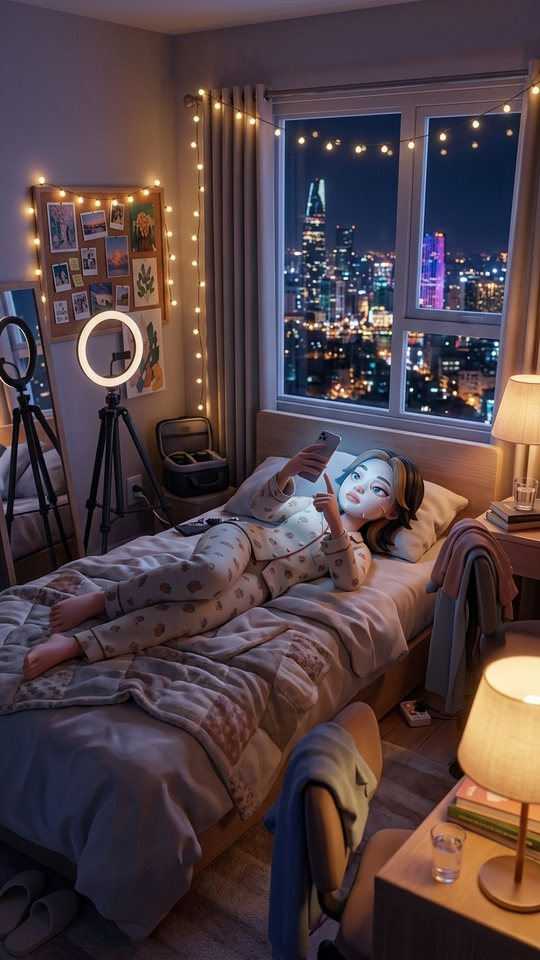
#> input picture projects/snap-saigon-drop/pi_job/board/img/f02.jpg, 540 x 960 px
$ python qc_frames.py ../projects/snap-saigon-drop/pi_job/board/img/f02.jpg
#> lines starting #> are read from the running program, lines starting #| are printed output that depends on the picture
#!/usr/bin/env python3
"""QC harness: contact sheet + metadata + 9:16 safe-zone overlay for Higgsfield outputs.

  python qc_frames.py <url|path> [<url|path> ...] [--out qc_out] [--frames 5,35,65,95]

Needs ffmpeg/ffprobe + Pillow. Images get a safe-zone overlay; videos get frames at given % points.
Prints a metadata table and flags: no audio track, < 4s with expected dialogue, non-9:16, low res.
"""
import os, sys, json, subprocess, urllib.request
from PIL import Image, ImageDraw

def fetch(src, out):
    if src.startswith("http"):
        p = os.path.join(out, os.path.basename(src.split("?")[0]))
        if not os.path.exists(p): urllib.request.urlretrieve(src, p)
        return p
    return src

def probe(p):
    r = subprocess.run(["ffprobe","-v","error","-show_entries","format=duration:stream=codec_type,width,height,r_frame_rate","-of","json",p],capture_output=True,text=True)
    j = json.loads(r.stdout or "{}"); st = j.get("streams", [])
    v = next((s for s in st if s.get("codec_type")=="video"), {})
    return {"dur": float(j.get("format",{}).get("duration",0) or 0), "w": v.get("width"), "h": v.get("height"),
            "fps": v.get("r_frame_rate"), "audio": any(s.get("codec_type")=="audio" for s in st)}

def safe_zone(img):
    """Overlay TikTok/Reels UI danger zones: top 14%, bottom 20%, right 15% button column."""
    im = img.convert("RGBA"); w, h = im.size
    ov = Image.new("RGBA", im.size, (0,0,0,0)); d = ImageDraw.Draw(ov)
    red = (255,0,0,70)
    d.rectangle([0,0,w,int(h*.14)], fill=red); d.rectangle([0,int(h*.80),w,h], fill=red)
    d.rectangle([int(w*.85),int(h*.35),w,int(h*.80)], fill=red)
    return Image.alpha_composite(im, ov).convert("RGB")

def main():
    args = sys.argv[1:]; out = "qc_out"; pts = [5,35,65,95]
    if "--out" in args: i = args.index("--out"); out = args[i+1]; del args[i:i+2]
    if "--frames" in args: i = args.index("--frames"); pts = [int(x) for x in args[i+1].split(",")]; del args[i:i+2]
    os.makedirs(out, exist_ok=True); rows = []
    for src in args:
        p = fetch(src, out); name = os.path.splitext(os.path.basename(p))[0][-12:]
        if p.lower().endswith((".png",".jpg",".jpeg",".webp")):
            im = Image.open(p); m = {"dur":0,"w":im.width,"h":im.height,"fps":"-","audio":False}
#> in main, im is the input picture: PIL image 540x960 RGB; mean R, G, B 81.9, 65, 68.2
            frames = [safe_zone(im)]
#> in safe_zone, `ov = Image.new('RGBA', im.size, (0, 0, 0, 0))`: ov: PIL image 540x960 RGBA; every value is 0
#> in safe_zone, `return Image.alpha_composite(im, ov).convert("RGB")`:
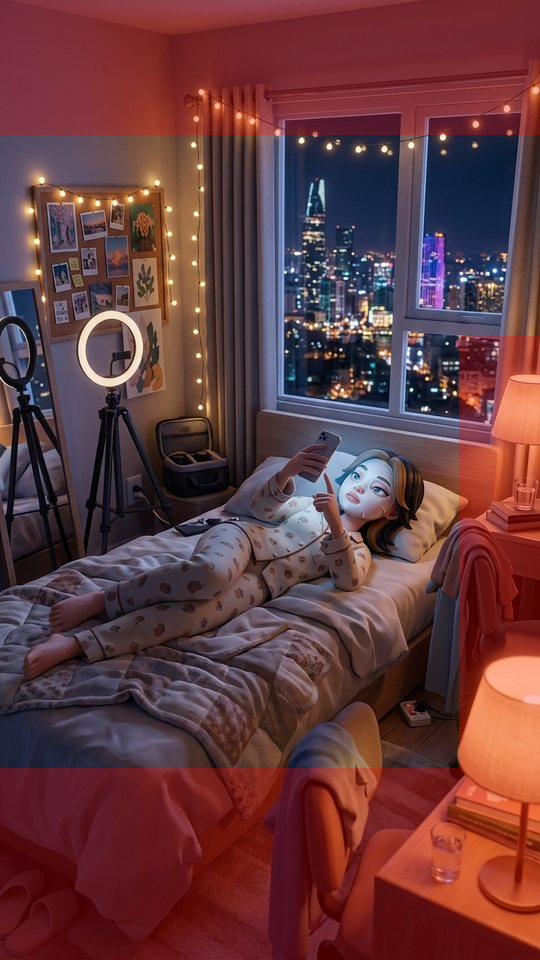
#> returned value: PIL image 540x960 RGB; mean R, G, B 101.3, 58.2, 61.7
        else:
            m = probe(p); frames = []
            for pc in pts:
                f = os.path.join(out, f"{name}_{pc}.jpg")
                subprocess.run(["ffmpeg","-v","error","-y","-ss",str(m["dur"]*pc/100),"-i",p,"-frames:v","1",f])
                if os.path.exists(f): frames.append(safe_zone(Image.open(f)))
        flags = []
        if m["w"] and m["h"] and abs(m["w"]/m["h"] - 9/16) > .02: flags.append("not 9:16")
        if m["w"] and min(m["w"], m["h"]) < 1000: flags.append("low-res (<1000px short edge)")
        if m["dur"] and not m["audio"]: flags.append("NO AUDIO TRACK")
        if m["dur"] and m["dur"] < 4: flags.append("<4s - too short for a spoken line + reaction")
        rows.append((name, m, flags, frames))
    W = 220
    sheet_h = sum(int(W * (r[3][0].height / r[3][0].width)) + 24 for r in rows if r[3])
#> sheet_h = 415
    sheet = Image.new("RGB", (W*max(len(pts),1)+10, max(sheet_h,10)), "white"); y = 0
#> after `sheet = Image.new('RGB', (W * max(len(pts), 1) + 10, max(sheet_h, 10))`: sheet: PIL image 890x415 RGB; every value is 255
    for name, m, flags, frames in rows:
        if not frames: continue
        h = int(W * frames[0].height / frames[0].width)
        ImageDraw.Draw(sheet).text((4, y+4), f"{name}  {m['dur']:.1f}s  {m['w']}x{m['h']}  audio={m['audio']}  {' | '.join(flags)}", fill="black")
        for i, fr in enumerate(frames): sheet.paste(fr.resize((W, h)), (i*W, y+20))
        y += h + 24
#> this loop made 1 pass
#> (name, m, flags, h, y) on pass 1: ('f02', {'dur': 0, 'w': 540, 'h': 960, 'fps': '-', 'audio': False}, ['low-res (<1000px short edge)'], 391, 415)
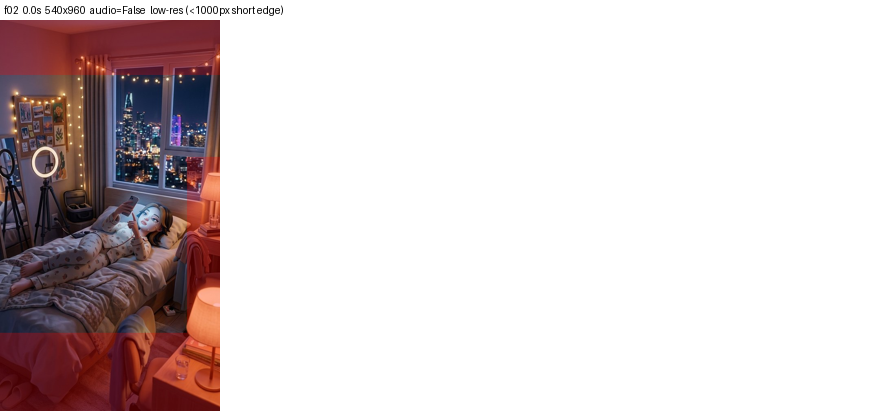
#> sheet: PIL image 890x415 RGB; mean R, G, B 218.8, 208.7, 209.6
#> after the loop, y = 415
    sp = os.path.join(out, "contact_sheet.jpg"); sheet.save(sp, quality=82)
    print(f"{'asset':14} {'dur':>5} {'res':>11} audio  flags")
    for name, m, flags, _ in rows: print(f"{name:14} {m['dur']:5.1f} {str(m['w'])+'x'+str(m['h']):>11} {str(m['audio']):5}  {'; '.join(flags) or 'ok'}")
#> this loop made 1 pass
#> (name, m, flags) on pass 1: ('f02', {'dur': 0, 'w': 540, 'h': 960, 'fps': '-', 'audio': False}, ['low-res (<1000px short edge)'])
#| f02              0.0     540x960 False  low-res (<1000px short edge)
    print("contact sheet ->", sp, "(red = platform UI zones; keep faces/text out)")

if __name__ == "__main__": main()

$ run again, on projects/snap-saigon-drop/pi_job/board/img/f06.jpg
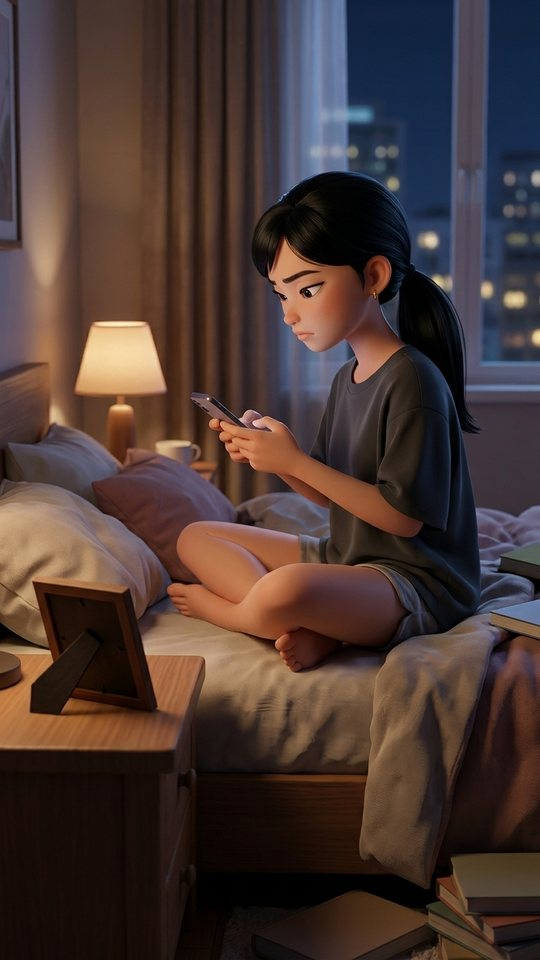
#> input picture projects/snap-saigon-drop/pi_job/board/img/f06.jpg, 540 x 960 px
#> in main, im is the input picture: PIL image 540x960 RGB; mean R, G, B 73.5, 56, 51.9
#> im: PIL image 540x960 RGBA
#> ov: PIL image 540x960 RGBA; every value is 0
#> in safe_zone, `return Image.alpha_composite(im, ov).convert("RGB")`:
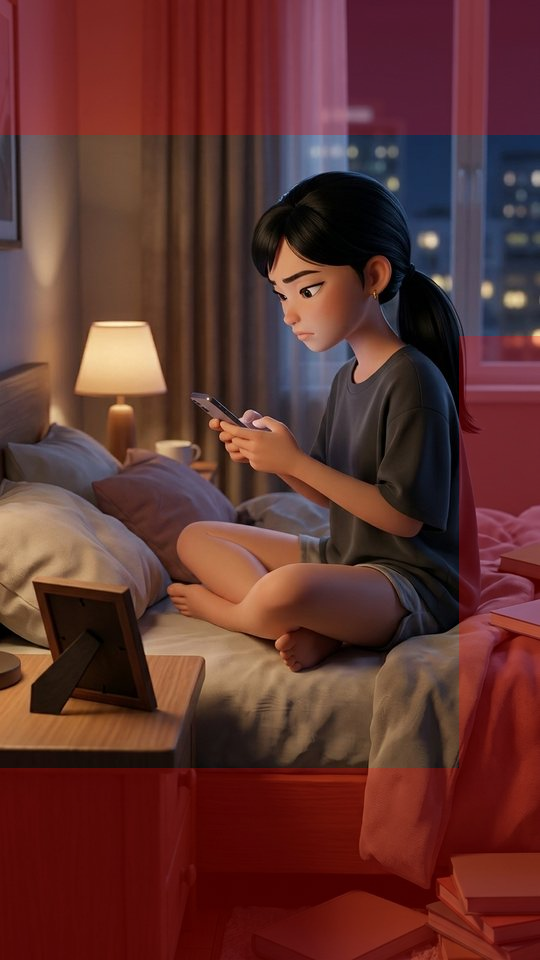
#> returned value: PIL image 540x960 RGB; mean R, G, B 96.6, 51.5, 47.1
#> sheet_h = 415
#> the loop in main, `for name, m, flags, frames in rows:` made 1 pass
#> (name, m, flags, h, y) on pass 1: ('f06', {'dur': 0, 'w': 540, 'h': 960, 'fps': '-', 'audio': False}, ['low-res (<1000px short edge)'], 391, 415)
#> after the loop in main, `for name, m, flags, frames in rows:`:
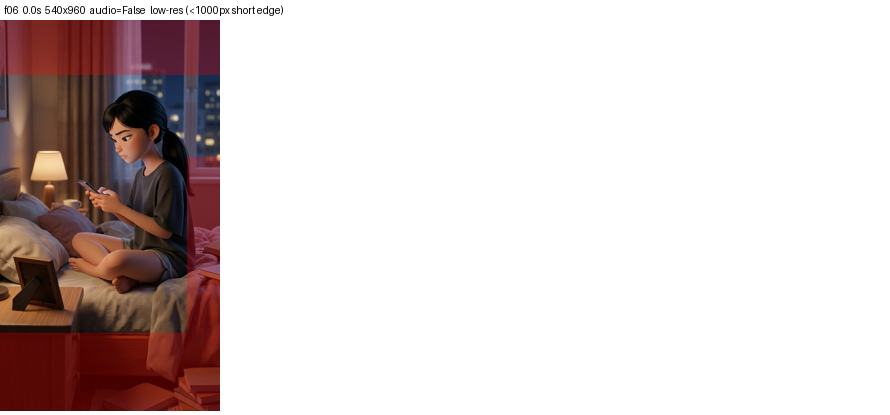
#> sheet: PIL image 890x415 RGB; mean R, G, B 217.7, 207.2, 206.2
#> the loop in main, `for name, m, flags, _ in rows: print(f"{name:14} {m['dur']:5.1f} {str(..` made 1 pass
#> (name, m, flags) on pass 1: ('f06', {'dur': 0, 'w': 540, 'h': 960, 'fps': '-', 'audio': False}, ['low-res (<1000px short edge)'])
#> (printed output is left out)

$ run again, on projects/snap-saigon-drop/pi_job/board/img/f07.jpg
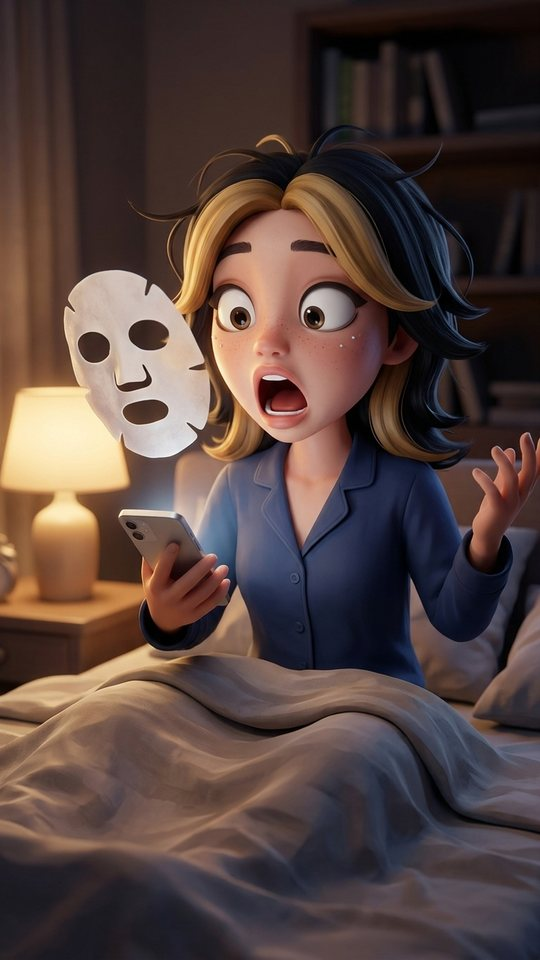
#> input picture projects/snap-saigon-drop/pi_job/board/img/f07.jpg, 540 x 960 px
#> in main, im is the input picture: PIL image 540x960 RGB; mean R, G, B 84.3, 66.4, 62.1
#> im: PIL image 540x960 RGBA
#> ov: PIL image 540x960 RGBA; every value is 0
#> in safe_zone, `return Image.alpha_composite(im, ov).convert("RGB")`:
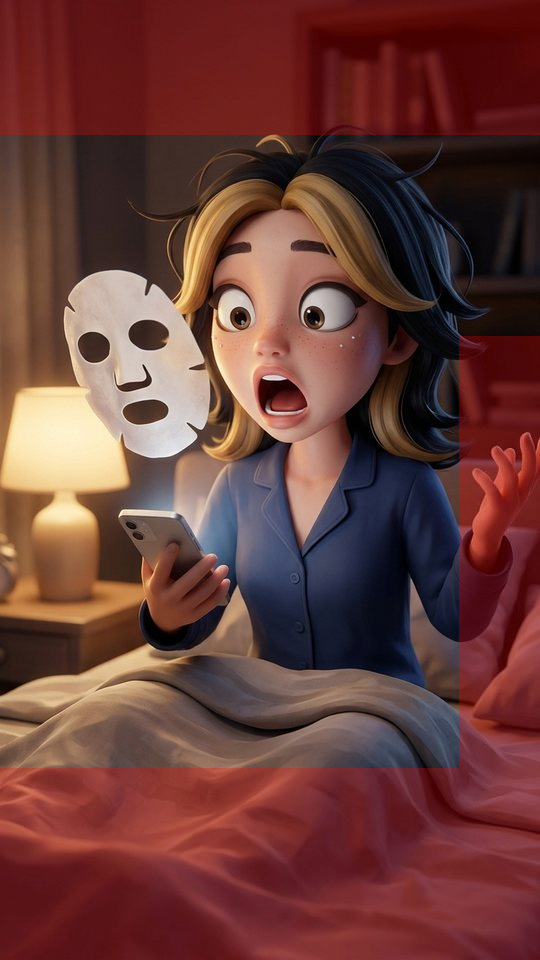
#> returned value: PIL image 540x960 RGB; mean R, G, B 106.3, 61.2, 56.7
#> sheet_h = 415
#> the loop in main, `for name, m, flags, frames in rows:` made 1 pass
#> (name, m, flags, h, y) on pass 1: ('f07', {'dur': 0, 'w': 540, 'h': 960, 'fps': '-', 'audio': False}, ['low-res (<1000px short edge)'], 391, 415)
#> after the loop in main, `for name, m, flags, frames in rows:`:
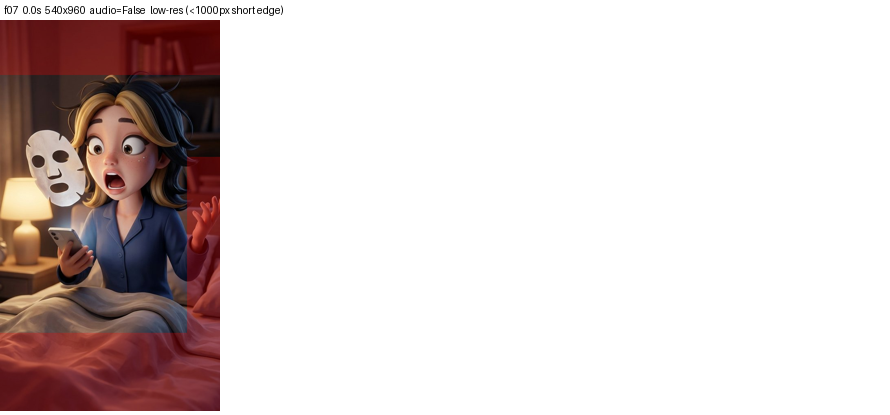
#> sheet: PIL image 890x415 RGB; mean R, G, B 219.9, 209.4, 208.4
#> the loop in main, `for name, m, flags, _ in rows: print(f"{name:14} {m['dur']:5.1f} {str(..` made 1 pass
#> (name, m, flags) on pass 1: ('f07', {'dur': 0, 'w': 540, 'h': 960, 'fps': '-', 'audio': False}, ['low-res (<1000px short edge)'])
#> (printed output is left out)
